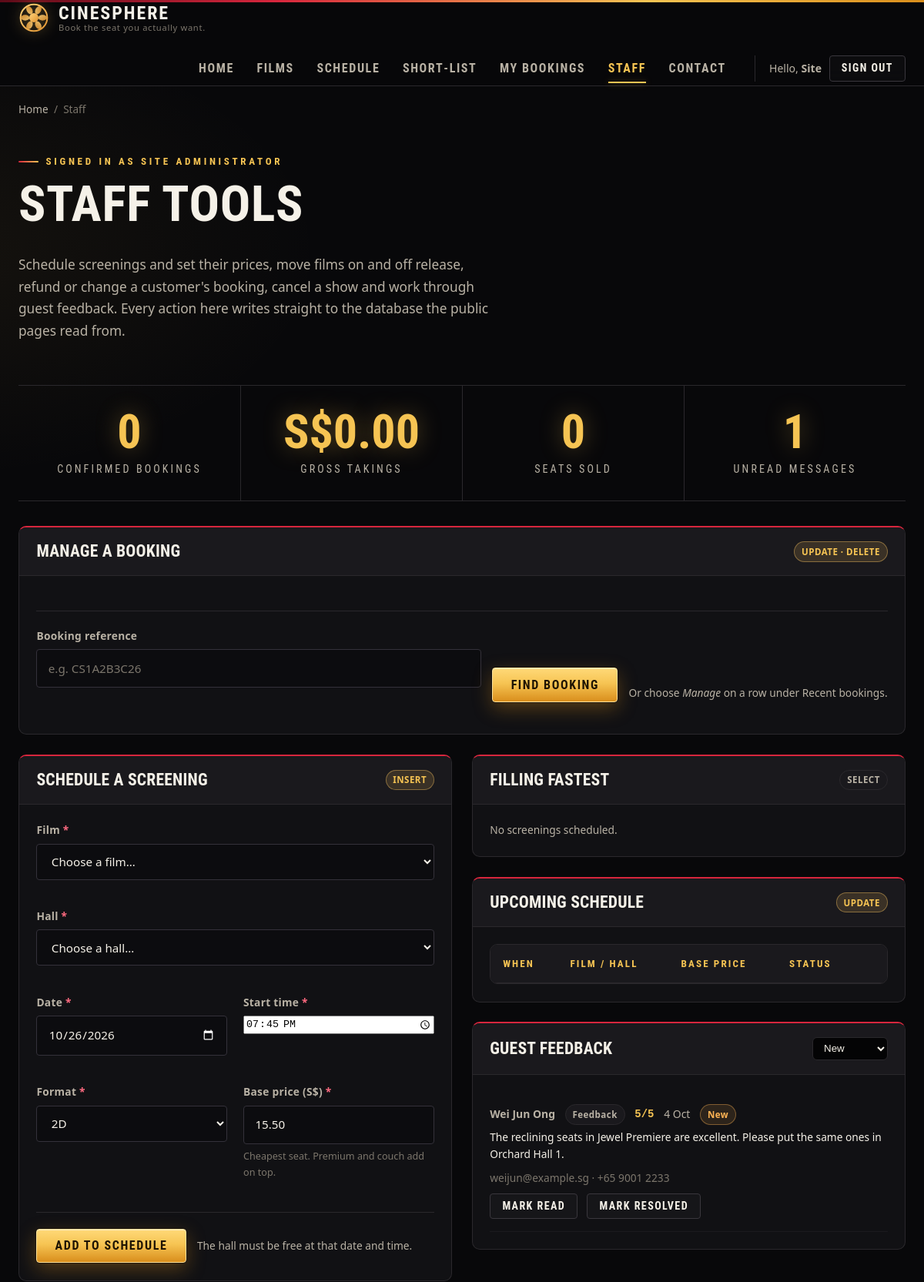
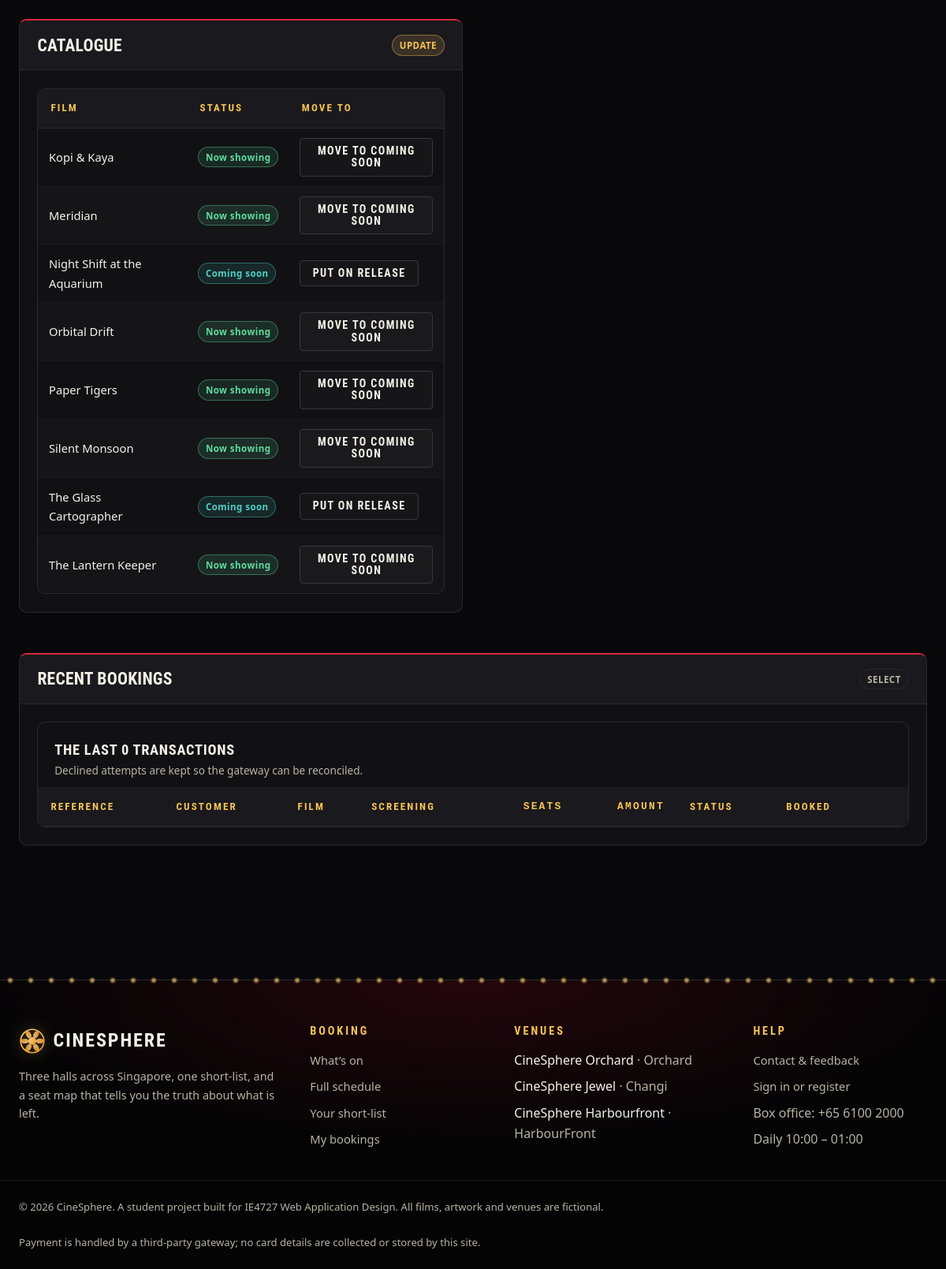
/admin.php (signed in), run on the app's committed database (2 pictures, top to bottom).
### tables this page shows
CREATE TABLE users (
    user_id       INT AUTO_INCREMENT PRIMARY KEY,
    full_name     VARCHAR(80)  NOT NULL,
    email         VARCHAR(120) NOT NULL,
    phone         VARCHAR(20)  NOT NULL,
    password_hash VARCHAR(255) NOT NULL,
    birth_date    DATE         DEFAULT NULL,
    role          ENUM('customer','admin') NOT NULL DEFAULT 'customer',
    is_active     TINYINT(1)   NOT NULL DEFAULT 1,
    created_at    DATETIME     NOT NULL DEFAULT CURRENT_TIMESTAMP,
    last_login    DATETIME     DEFAULT NULL,
    CONSTRAINT uq_users_email UNIQUE (email)
);

CREATE TABLE movies (
    movie_id     INT AUTO_INCREMENT PRIMARY KEY,
    title        VARCHAR(120) NOT NULL,
    tagline      VARCHAR(160) NOT NULL DEFAULT '',
    synopsis     TEXT         NOT NULL,
    genre        VARCHAR(60)  NOT NULL,
    language     VARCHAR(40)  NOT NULL DEFAULT 'English',
    duration_min SMALLINT UNSIGNED NOT NULL,
    classification ENUM('G','PG','PG13','NC16','M18') NOT NULL DEFAULT 'PG13',
    director     VARCHAR(80)  NOT NULL,
    cast_list    VARCHAR(255) NOT NULL,
    release_date DATE         NOT NULL,
    poster       VARCHAR(80)  NOT NULL,
    banner       VARCHAR(80)  NOT NULL DEFAULT '',
    user_score   DECIMAL(3,1) NOT NULL DEFAULT 0.0,
    status       ENUM('now_showing','coming_soon','archived')
                 NOT NULL DEFAULT 'now_showing',
    created_at   DATETIME NOT NULL DEFAULT CURRENT_TIMESTAMP
);

CREATE TABLE contact_messages (
    msg_id       INT AUTO_INCREMENT PRIMARY KEY,
    name         VARCHAR(80)  NOT NULL,
    email        VARCHAR(120) NOT NULL,
    phone        VARCHAR(20)  NOT NULL DEFAULT '',
    subject      VARCHAR(60)  NOT NULL,
    rating       TINYINT UNSIGNED NOT NULL DEFAULT 5,
    message      TEXT NOT NULL,
    msg_status   ENUM('new','read','resolved') NOT NULL DEFAULT 'new',
    submitted_at DATETIME NOT NULL DEFAULT CURRENT_TIMESTAMP
);

CREATE TABLE cinemas (
    cinema_id   INT AUTO_INCREMENT PRIMARY KEY,
    name        VARCHAR(80)  NOT NULL,
    location    VARCHAR(80)  NOT NULL,
    address     VARCHAR(200) NOT NULL,
    phone       VARCHAR(20)  NOT NULL,
    opening_hrs VARCHAR(60)  NOT NULL DEFAULT '10:00 - 01:00 daily'
);

### admin.php (the view, shortened to what the rows shown need)
<?php
require_once __DIR__ . '/includes/auth.php';
require_admin();
$movies = db_all("SELECT movie_id, title, status FROM movies
                   WHERE status <> 'archived' ORDER BY title");
$recent = db_all(
    'SELECT b.booking_ref, b.seat_count, b.total_amount, b.booking_status,
            b.payment_status, b.booked_at, u.full_name, u.email,
            m.title, st.show_date, st.show_time
       FROM bookings   b
       JOIN users     u  ON u.user_id      = b.user_id
       JOIN showtimes st ON st.showtime_id = b.showtime_id
       JOIN movies    m  ON m.movie_id     = st.movie_id
      ORDER BY b.booked_at DESC
      LIMIT 12'
);
$msgFilter = (string) ($_GET['msgs'] ?? 'new');
$messages = $msgFilter === 'all'
    ? db_all('SELECT * FROM contact_messages ORDER BY submitted_at DESC LIMIT 25')
    : db_all('SELECT * FROM contact_messages WHERE msg_status = ?
               ORDER BY submitted_at DESC LIMIT 25', [$msgFilter]);
require __DIR__ . '/includes/header.php';
?>
<section class="section-tight">
  <div class="container">
    <span class="eyebrow">Signed in as <?= e($me['full_name']) ?></span>
    <h1>Staff tools</h1>
    <p class="lede">
      Schedule screenings and set their prices, move films on and off
      release, refund or change a customer's booking, cancel a show and
      work through guest feedback. Every action here writes straight to the
      database the public pages read from.
    </p>
  </div>
</section>
<div class="container" style="padding-bottom:4rem;">
  <div class="panel" id="manage">
    <div class="panel-head">
      <h2>Manage a booking</h2>
    </div>
  </div>
  <div class="admin-grid">
    <div>
      <div class="panel">
        <div class="panel-head">
          <h2>Schedule a screening</h2>
        </div>
      </div>
      <div class="panel">
        <div class="panel-head">
          <h2>Catalogue</h2>
        </div>
        <div class="panel-body">
          <div class="table-wrap">
            <table class="data" style="min-width:auto;">
              <thead>
                <tr>
                  <th scope="col">Film</th>
                  <th scope="col">Status</th>
                  <th scope="col">Move to</th>
                </tr>
              </thead>
              <tbody>
                <?php foreach ($movies as $m):
                    $next = $m['status'] === 'now_showing' ? 'coming_soon' : 'now_showing'; ?>
                <tr>
                  <td><?= e($m['title']) ?></td>
                  <td>
                    <span class="badge <?= $m['status'] === 'now_showing' ? 'badge-good' : 'badge-teal' ?>">
                      <?= $m['status'] === 'now_showing' ? 'Now showing' : 'Coming soon' ?>
                    </span>
                  </td>
                  <td>
                    <form method="post" action="admin_action.php" class="inline-form">
                      <button type="submit" class="btn btn-ghost btn-sm">
                        <?= $next === 'now_showing' ? 'Put on release' : 'Move to coming soon' ?>
                      </button>
                    </form>
                  </td>
                </tr>
                <?php endforeach; ?>
              </tbody>
            </table>
          </div>
        </div>
      </div>
    </div>
    <div>
      <div class="panel">
        <div class="panel-head">
          <h2>Filling fastest</h2>
        </div>
      </div>
      <div class="panel" id="schedule">
        <div class="panel-head">
          <h2>Upcoming schedule</h2>
        </div>
        <div class="panel-body">
          <div class="table-wrap">
            <table class="data" style="min-width:auto;">
              <thead>
                <tr>
                  <th scope="col">When</th>
                  <th scope="col">Film / hall</th>
                  <th scope="col">Base price</th>
                  <th scope="col">Status</th>
                  <th scope="col"><span class="sr-only">Action</span></th>
                </tr>
              </thead>
            </table>
          </div>
        </div>
      </div>
      <div class="panel">
        <div class="panel-head">
          <h2>Guest feedback</h2>
        </div>
        <div class="panel-body">
          <?php if (!$messages): ?>
            <p class="muted small" style="margin:0;">Nothing in this queue.</p>
          <?php else: ?>
            <?php foreach ($messages as $msg): ?>
              <div style="padding:1rem 0;border-bottom:1px solid var(--line-soft);">
                <p class="meta-row small" style="margin-bottom:.3rem;">
                  <strong><?= e($msg['name']) ?></strong>
                  <span class="badge"><?= e($msg['subject']) ?></span>
                  <span class="score"><?= (int) $msg['rating'] ?>/5</span>
                  <span class="muted"><?= e(date('j M', strtotime($msg['submitted_at']))) ?></span>
                  <span class="badge <?= $msg['msg_status'] === 'new' ? 'badge-mid' : 'badge' ?>">
                    <?= e(ucfirst($msg['msg_status'])) ?>
                  </span>
                </p>
                <p class="small" style="margin-bottom:.5rem;"><?= e($msg['message']) ?></p>
                <p class="small faint" style="margin-bottom:.5rem;">
                  <?= e($msg['email']) ?> &middot; <?= e($msg['phone']) ?>
                </p>
                <div class="btn-row">
                  <?php foreach (['read' => 'Mark read', 'resolved' => 'Mark resolved'] as $st => $lbl):
                      if ($msg['msg_status'] === $st) { continue; } ?>
                    <form method="post" action="admin_action.php" class="inline-form">
                      <button type="submit" class="btn btn-ghost btn-sm"><?= e($lbl) ?></button>
                    </form>
                  <?php endforeach; ?>
                </div>
              </div>
            <?php endforeach; ?>
          <?php endif; ?>
        </div>
      </div>
    </div>
  </div>
  <div class="panel" style="margin-top:1.6rem;">
    <div class="panel-head">
      <h2>Recent bookings</h2>
    </div>
    <div class="panel-body">
      <div class="table-wrap">
        <table class="data">
          <caption>
            The last <?= count($recent) ?> transactions
            <span class="muted">Declined attempts are kept so the gateway can be reconciled.</span>
          </caption>
          <thead>
            <tr>
              <th scope="col">Reference</th>
              <th scope="col">Customer</th>
              <th scope="col">Film</th>
              <th scope="col">Screening</th>
              <th scope="col" class="num">Seats</th>
              <th scope="col" class="num">Amount</th>
              <th scope="col">Status</th>
              <th scope="col">Booked</th>
              <th scope="col"><span class="sr-only">Action</span></th>
            </tr>
          </thead>
        </table>
      </div>
    </div>
  </div>
</div>
<?php require __DIR__ . '/includes/footer.php'; ?>

### includes/header.php (shortened to what the rows shown need)
<?php
require_once __DIR__ . '/auth.php';
$me         = current_user();
?>
<!DOCTYPE html>
<html lang="en">
<head>
<link rel="stylesheet" href="css/style.css?v=<?= (int) filemtime(__DIR__ . '/../css/style.css') ?>">
</head>
<body>
<header class="site-header">
  <div class="container header-inner">
    <nav id="site-navigation" class="site-nav" aria-label="Main">
      <div class="nav-account">
        <?php if ($me): ?>
          <span class="who">Hello, <strong><?= e(explode(' ', $me['full_name'])[0]) ?></strong></span>
          <form method="post" action="logout.php" class="inline-form">
            <button type="submit" class="btn btn-ghost btn-sm">Sign out</button>
          </form>
        <?php else: ?>
          <a class="btn btn-ghost btn-sm" href="account.php">Sign in</a>
          <a class="btn btn-primary btn-sm" href="account.php?tab=register">Register</a>
        <?php endif; ?>
      </div>
    </nav>
  </div>
</header>
<main id="main">

### includes/footer.php (shortened to what the rows shown need)
</main>
<footer class="site-footer">
  <div class="container footer-grid">
    <div class="footer-col">
      <ul class="plain">
<?php
require_once __DIR__ . '/functions.php';
foreach (db_all('SELECT name, location FROM cinemas ORDER BY cinema_id') as $c): ?>
        <li><?= e($c['name']) ?> <span class="muted">&middot; <?= e($c['location']) ?></span></li>
<?php endforeach; ?>
      </ul>
    </div>
  </div>
</footer>
</body>
</html>

### data on the page
users: full_name "Site", full_name "SITE ADMINISTRATOR"
movies: title "Kopi & Kaya", status "Now showing"
movies: title "Meridian", status "Now showing"
movies: title "Night Shift at the Aquarium", status "Coming soon"
movies: title "Orbital Drift", status "Now showing"
movies: title "Paper Tigers", status "Now showing"
movies: title "Silent Monsoon", status "Now showing"
movies: title "The Glass Cartographer", status "Coming soon"
movies: title "The Lantern Keeper", status "Now showing"
contact_messages: name "Wei Jun Ong", subject "Feedback", rating "5", submitted_at "4 Oct", msg_status "New", message "The reclining seats in Jewel Premiere are excellent. Please put the same ones in Orchard Hall 1.", email "weijun@example.sg", phone "+65 9001 2233", lbl "MARK READ", lbl "MARK RESOLVED"
cinemas: name "CineSphere Orchard", location "Orchard"
cinemas: name "CineSphere Jewel", location "Changi"
cinemas: name "CineSphere Harbourfront", location "HarbourFront"

### other printed values
SITE_NAME "CINESPHERE"
SITE_TAGLINE "Book the seat you actually want."
$kpi['bookings'] "0"
money($kpi['revenue']) "S$0.00"
$kpi['seats_sold'] "0"
$kpi['new_msgs'] "1"
CURRENCY "S$"
count($recent) "0"
SITE_NAME "CineSphere"
form field format "2D"
